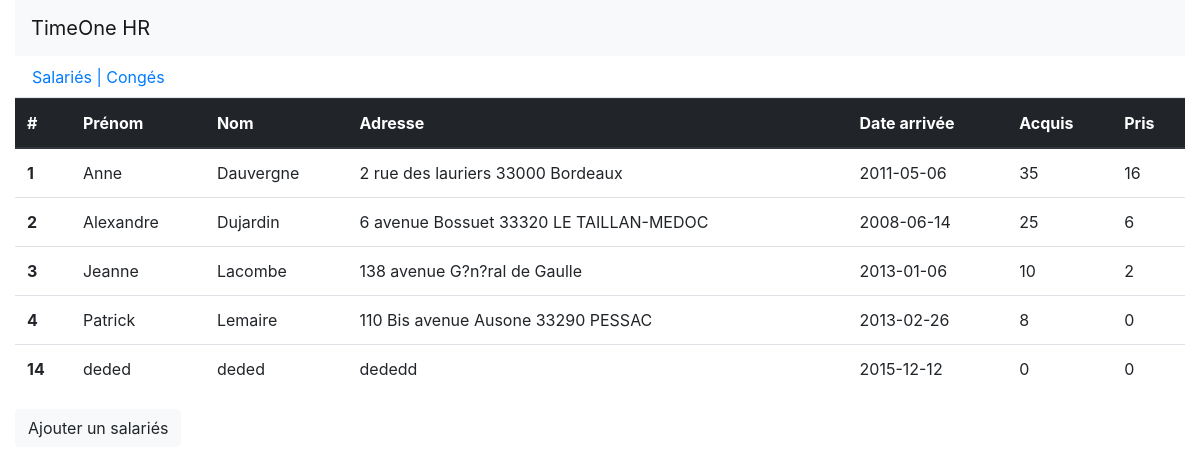
The app's page /v3/index.php with its own data.
### tables this page shows
CREATE TABLE IF NOT EXISTS `salaries` (
  `id` int(10) UNSIGNED NOT NULL AUTO_INCREMENT,
  `firstName` varchar(30) NOT NULL,
  `lastName` varchar(30) NOT NULL,
  `address` varchar(200) NOT NULL,
  `dateBegin` date NOT NULL,
  `dateEnd` date NOT NULL,
  `isDeleted` tinyint(1) NOT NULL DEFAULT '0',
  PRIMARY KEY (`id`)
);

CREATE TABLE IF NOT EXISTS `conges` (
  `salaries_id` int(10) UNSIGNED NOT NULL,
  `acquis` tinyint(4) NOT NULL COMMENT 'Nombre de jour de cong?s disponible pour l''ann?e en cours',
  `pris` tinyint(4) NOT NULL COMMENT 'Nombre de jour de cong?s pris sur l''ann?e en cours',
  UNIQUE KEY `salaries_id` (`salaries_id`)
);

### v3/index.php (the view)
<?php
require '..\db.php';
include '..\header.php';
?>
<ul class="nav nav-tabs" role="tablist">
    <li class="nav-item">
        <a class="nav-link" href="#references" role="tab" data-toggle="tab">Salariés | Congés</a>
    </li>
</ul>
<div class="tab-content">
    <div role="tabpanel" class="tab-pane fade show active" id="references">
        <?php
        $full = $connexion->query("SELECT * FROM salaries RIGHT JOIN conges ON salaries.id = conges.salaries_id");
        $full->setFetchMode(PDO::FETCH_OBJ);
        ?>
        <div role="tabpanel" class="tab-pane fade show active" id="salaries">
            <table class="table">
                <thead class="thead-dark">
                <tr>
                    <th scope="col">#</th>
                    <th scope="col">Prénom</th>
                    <th scope="col">Nom</th>
                    <th scope="col">Adresse</th>
                    <th scope="col">Date arrivée</th>
                    <th scope="col">Acquis</th>
                    <th scope="col">Pris</th>
                </tr>
                </thead>
                <tbody>
                <?php while($salarie = $full->fetch()) { ?>
                    <tr>
                        <th scope="row"> <?php echo $salarie->id; ?> </th>
                        <td> <?php echo $salarie->firstName; ?> </td>
                        <td> <?php echo $salarie->lastName; ?> </td>
                        <td> <?php echo $salarie->address; ?> </td>
                        <td> <?php echo $salarie->dateBegin; ?> </td>
                        <td> <?php echo $salarie->acquis; ?> </td>
                        <td> <?php echo $salarie->pris; ?> </td>
                    </tr>
                <?php } ?>
                </tbody>
            </table>
        </div>
    </div>
</div>
<button type="button" class="btn btn-light" onclick="location.href='new.php'">Ajouter un salariés</button>
<?php include '..\footer.php'; ?>

### records on screen
salaries: id "1", firstName "Anne", lastName "Dauvergne", address "2 rue des lauriers 33000 Bordeaux", dateBegin "2011-05-06", conges.acquis "35", conges.pris "16"
salaries: id "2", firstName "Alexandre", lastName "Dujardin", address "6 avenue Bossuet 33320 LE TAILLAN-MEDOC", dateBegin "2008-06-14", conges.acquis "25", conges.pris "6"
salaries: id "3", firstName "Jeanne", lastName "Lacombe", address "138 avenue G?n?ral de Gaulle", dateBegin "2013-01-06", conges.acquis "10", conges.pris "2"
salaries: id "4", firstName "Patrick", lastName "Lemaire", address "110 Bis avenue Ausone 33290 PESSAC", dateBegin "2013-02-26", conges.acquis "8", conges.pris "0"
salaries: id "14", firstName "deded", lastName "deded", address "dededd", dateBegin "2015-12-12", conges.acquis "0", conges.pris "0"
